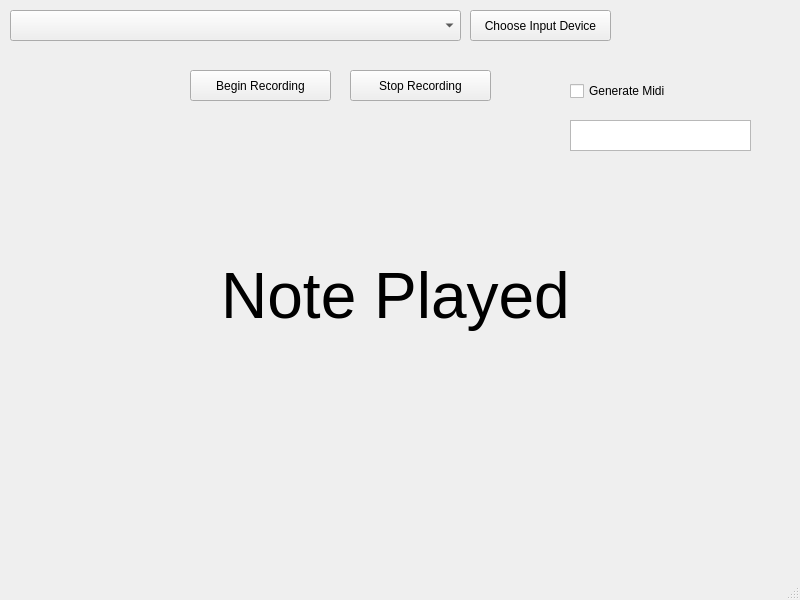
<?xml version="1.0" encoding="UTF-8"?>
<ui version="4.0">
 <class>detectorMain</class>
 <widget class="QMainWindow" name="detectorMain">
  <property name="geometry">
   <rect>
    <x>0</x>
    <y>0</y>
    <width>800</width>
    <height>600</height>
   </rect>
  </property>
  <property name="windowTitle">
   <string>detectorMain</string>
  </property>
  <widget class="QWidget" name="centralwidget">
   <widget class="QPushButton" name="chooseInputDeviceButton">
    <property name="geometry">
     <rect>
      <x>470</x>
      <y>10</y>
      <width>141</width>
      <height>31</height>
     </rect>
    </property>
    <property name="text">
     <string>Choose Input Device</string>
    </property>
   </widget>
   <widget class="QPushButton" name="beginRecordingButton">
    <property name="geometry">
     <rect>
      <x>190</x>
      <y>70</y>
      <width>141</width>
      <height>31</height>
     </rect>
    </property>
    <property name="text">
     <string>Begin Recording</string>
    </property>
   </widget>
   <widget class="QLabel" name="noteLabel">
    <property name="geometry">
     <rect>
      <x>170</x>
      <y>130</y>
      <width>451</width>
      <height>331</height>
     </rect>
    </property>
    <property name="font">
     <font>
      <pointsize>48</pointsize>
     </font>
    </property>
    <property name="text">
     <string>Note Played</string>
    </property>
    <property name="alignment">
     <set>Qt::AlignCenter</set>
    </property>
   </widget>
   <widget class="QPushButton" name="stopRecordingButton">
    <property name="geometry">
     <rect>
      <x>350</x>
      <y>70</y>
      <width>141</width>
      <height>31</height>
     </rect>
    </property>
    <property name="text">
     <string>Stop Recording</string>
    </property>
   </widget>
   <widget class="QComboBox" name="inputDevicesComboBox">
    <property name="geometry">
     <rect>
      <x>10</x>
      <y>10</y>
      <width>451</width>
      <height>31</height>
     </rect>
    </property>
   </widget>
   <widget class="QCheckBox" name="generateMidiCheckBox">
    <property name="geometry">
     <rect>
      <x>570</x>
      <y>80</y>
      <width>111</width>
      <height>22</height>
     </rect>
    </property>
    <property name="text">
     <string>Generate Midi</string>
    </property>
   </widget>
   <widget class="QTextEdit" name="outputFileName">
    <property name="geometry">
     <rect>
      <x>570</x>
      <y>120</y>
      <width>181</width>
      <height>31</height>
     </rect>
    </property>
   </widget>
  </widget>
  <widget class="QMenuBar" name="menubar">
   <property name="geometry">
    <rect>
     <x>0</x>
     <y>0</y>
     <width>800</width>
     <height>25</height>
    </rect>
   </property>
  </widget>
  <widget class="QStatusBar" name="statusbar"/>
 </widget>
 <resources/>
 <connections/>
</ui>
